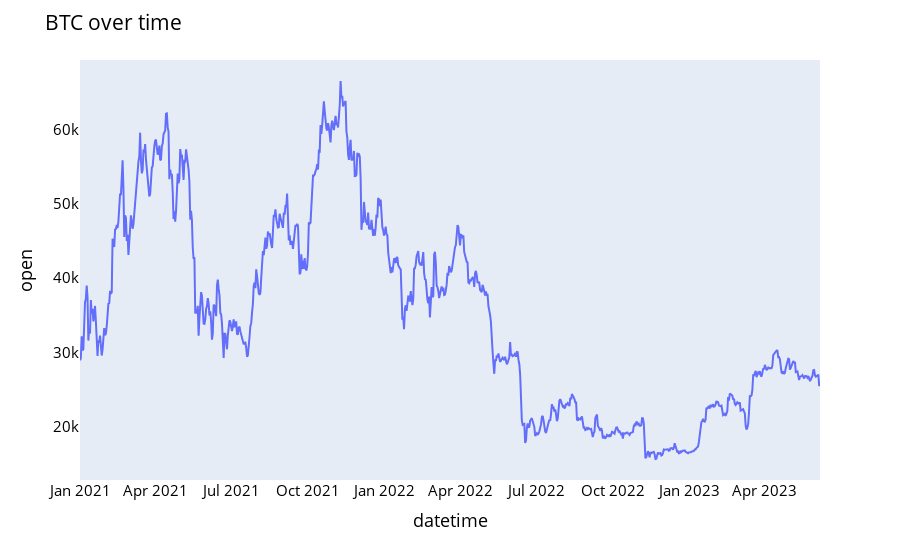

Notebook code cell kept with this figure:
### Markdown cell above
### Viz

### Code cell
fig = px.line(df_BTC, x=df_BTC.datetime, y=df_BTC.open,
             labels={'Date': 'Date','value':'Stock value'})
fig.update_layout(title_text='BTC over time', font_size=15, font_color='black',legend_title_text='Parameters')
fig.for_each_trace(lambda t:  t.update(name = next(names)))
fig.update_xaxes(showgrid=False)
fig.update_yaxes(showgrid=False)

fig.show()

### Figure 1 — Plotly figure (JSON) as saved in the notebook; plotly's stock layout.template omitted (floating-point values rounded to 4 significant figures; data arrays with more than 128 entries replaced by an {"elided": "..."} marker saying what was removed)
{"data": [{"hovertemplate": "datetime=%{x}<br>open=%{y}<extra></extra>", "legendgroup": "", "line": {"color": "#636efa", "dash": "solid"}, "marker": {"symbol": "circle"}, "mode": "lines", "name": "open", "orientation": "v", "showlegend": false, "type": "scatter", "x": {"elided": "887 str values"}, "xaxis": "x", "y": {"elided": "887 float values"}, "yaxis": "y"}], "layout": {"autosize": true, "font": {"color": "black", "size": 15}, "legend": {"title": {"text": "Parameters"}, "tracegroupgap": 0}, "margin": {"t": 60}, "title": {"text": "BTC over time"}, "xaxis": {"anchor": "y", "autorange": true, "domain": [0, 1], "range": ["2021-01-01", "2023-06-06"], "showgrid": false, "title": {"text": "datetime"}, "type": "date"}, "yaxis": {"anchor": "x", "autorange": true, "domain": [0, 1], "range": [12820.0, 69350.0], "showgrid": false, "title": {"text": "open"}, "type": "linear"}}}
